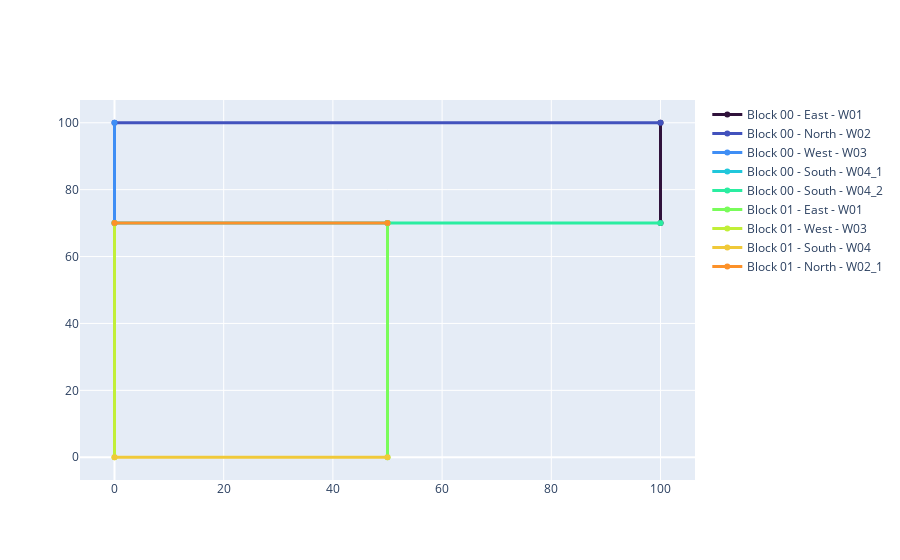

This figure's notebook cell:
### Code cell
zones = ez.case.geometry.zones
ctr = 0

fig = go.Figure()

for zone in zones.values():
    for wall in zone.walls.values():
        l = wall.line
        fig.add_trace(plot_line_string(l, color=cols[ctr], label=wall.display_name))
        # print(wall.name)
        ctr+=1
fig.show()

### Figure 1 — Plotly figure (JSON) as saved in the notebook; plotly's stock layout.template omitted (floating-point values rounded to 4 significant figures)
{"data": [{"line": {"color": "rgb(48, 18, 59)", "width": 3}, "marker": {"color": "rgb(48, 18, 59)"}, "mode": "markers+lines", "name": "Block 00 - East - W01", "type": "scatter", "x": [100, 100], "y": [70, 100]}, {"line": {"color": "rgb(66, 82, 189)", "width": 3}, "marker": {"color": "rgb(66, 82, 189)"}, "mode": "markers+lines", "name": "Block 00 - North - W02", "type": "scatter", "x": [100, 0], "y": [100, 100]}, {"line": {"color": "rgb(63, 142, 245)", "width": 3}, "marker": {"color": "rgb(63, 142, 245)"}, "mode": "markers+lines", "name": "Block 00 - West - W03", "type": "scatter", "x": [0, 0], "y": [100, 70]}, {"line": {"color": "rgb(32, 199, 219)", "width": 3}, "marker": {"color": "rgb(32, 199, 219)"}, "mode": "markers+lines", "name": "Block 00 - South - W04_1", "type": "scatter", "x": [0, 50], "y": [70, 70]}, {"line": {"color": "rgb(42, 237, 161)", "width": 3}, "marker": {"color": "rgb(42, 237, 161)"}, "mode": "markers+lines", "name": "Block 00 - South - W04_2", "type": "scatter", "x": [50, 100], "y": [70, 70]}, {"line": {"color": "rgb(121, 252, 90)", "width": 3}, "marker": {"color": "rgb(121, 252, 90)"}, "mode": "markers+lines", "name": "Block 01 - East - W01", "type": "scatter", "x": [50, 50], "y": [0, 70]}, {"line": {"color": "rgb(193, 239, 55)", "width": 3}, "marker": {"color": "rgb(193, 239, 55)"}, "mode": "markers+lines", "name": "Block 01 - West - W03", "type": "scatter", "x": [0, 0], "y": [70, 0]}, {"line": {"color": "rgb(240, 201, 57)", "width": 3}, "marker": {"color": "rgb(240, 201, 57)"}, "mode": "markers+lines", "name": "Block 01 - South - W04", "type": "scatter", "x": [0, 50], "y": [0, 0]}, {"line": {"color": "rgb(252, 145, 41)", "width": 3}, "marker": {"color": "rgb(252, 145, 41)"}, "mode": "markers+lines", "name": "Block 01 - North - W02_1", "type": "scatter", "x": [50, 0], "y": [70, 70]}], "layout": {}}
